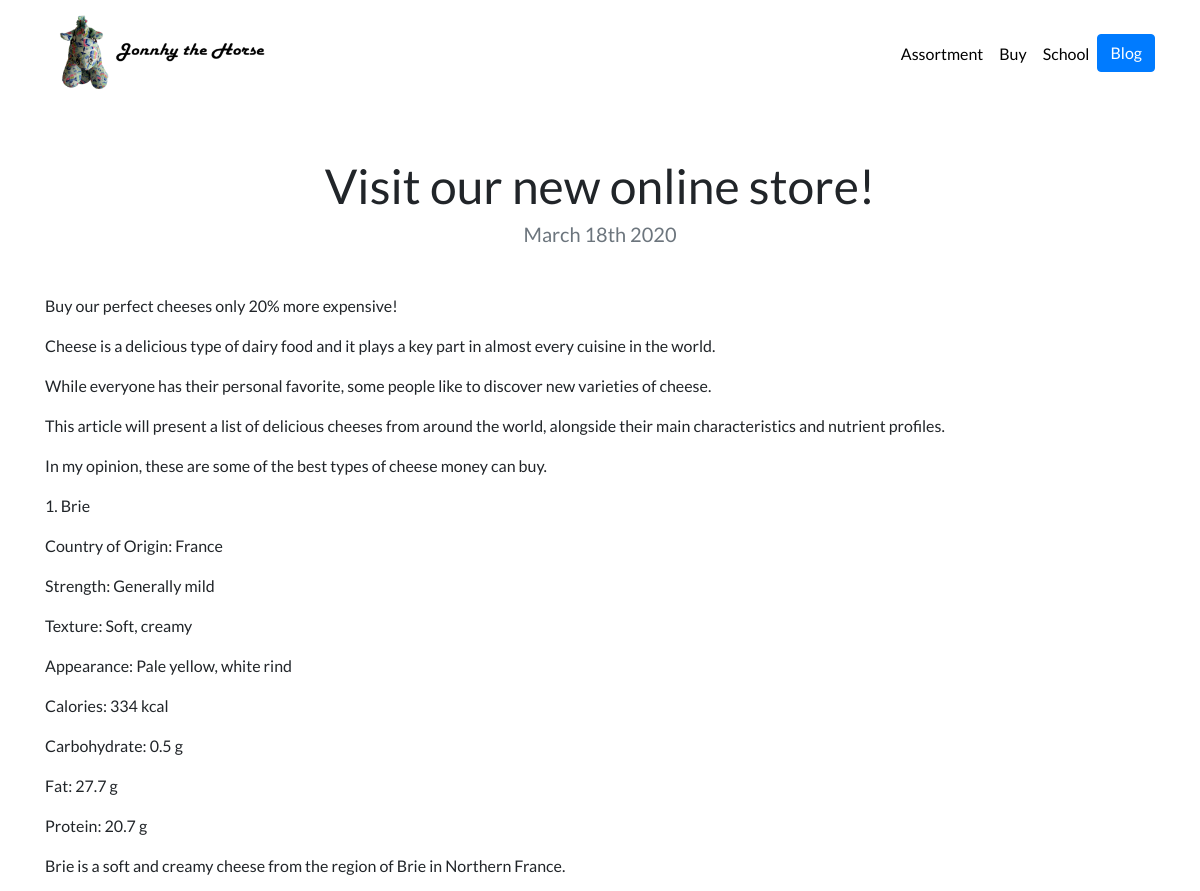
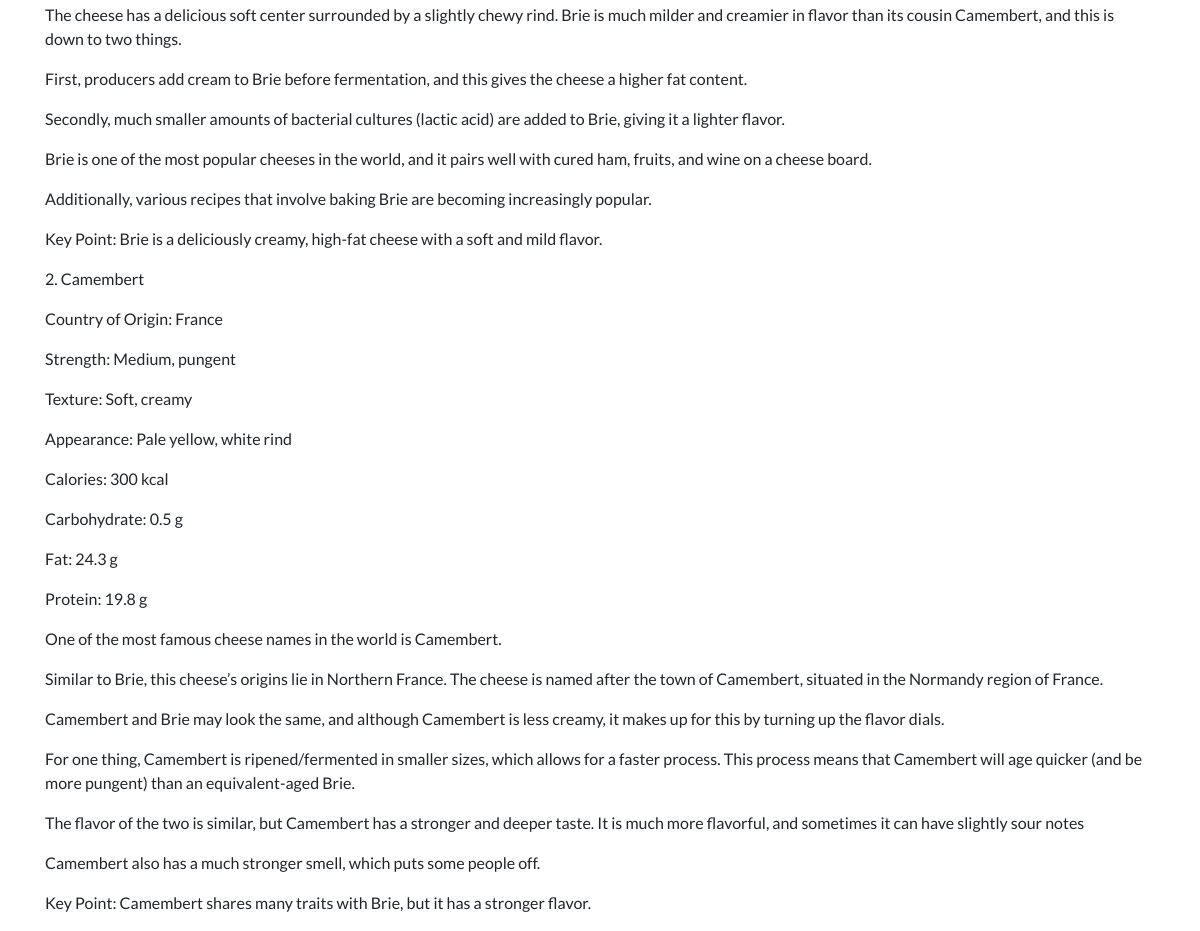
The app's page /blog/2/ with its own data (2 pictures, top to bottom).
### blog/models.py (models this page shows, shortened)
class Blog_Project(models.Model):
    title = models.CharField(max_length = 200)
    description = models.TextField()
    image = models.ImageField(upload_to = 'blog/images/')
    date = models.DateField()

### blog/views.py (the view)
# urls.py: path('<int:blog_id>/', views.detail, name='detail'),
def detail(request,blog_id):
    blog = get_object_or_404(Blog_Project, pk=blog_id)
    return render(request, 'blog/detail.html', {'blog':blog})

### blog/templates/blog/detail.html
{% extends "portfolio/base.html" %}
{% load static %}
{% block content %}
<h1 class="text-center mt-5", id="blogdetailtitle">{{ blog.title }}</h1>
<h5 class="text-center text-muted mb-5">{{ blog.date|date:'F jS Y' }}</h5>
<p class="text-center">{{ blog.description|safe }}</p>
{% endblock %}

### portfolio/static/portfolio/custom.css (style rules this page uses)
body { font-family: 'Lato', sans-serif; }
@media (min-width: 800px) { #blogdetailtitle { font-size: 3rem; } }

### records on screen
Blog_Project: title "Visit our new online store!", date "March 18th 2020", description "Buy our perfect cheeses only 20% more expensive! Cheese is a delicious type of dairy food and it plays a key part in almost every cuisine in the world. While everyone has their personal favorite, some people like to discover new varieties of cheese. This article will present a list of delicious cheeses from around the world, alongside their main characteristics and nutrient profiles. In my opinion, these are some of the best types of cheese money can buy. 1. Brie Country of Origin: France Strength: Generally mild Texture: Soft, creamy Appearance: Pale yellow, white rind Calories: 334 kcal Carbohydrate: 0.5 g Fat: 27.7 g Protein: 20.7 g Brie is a soft and creamy cheese from the region of…"
